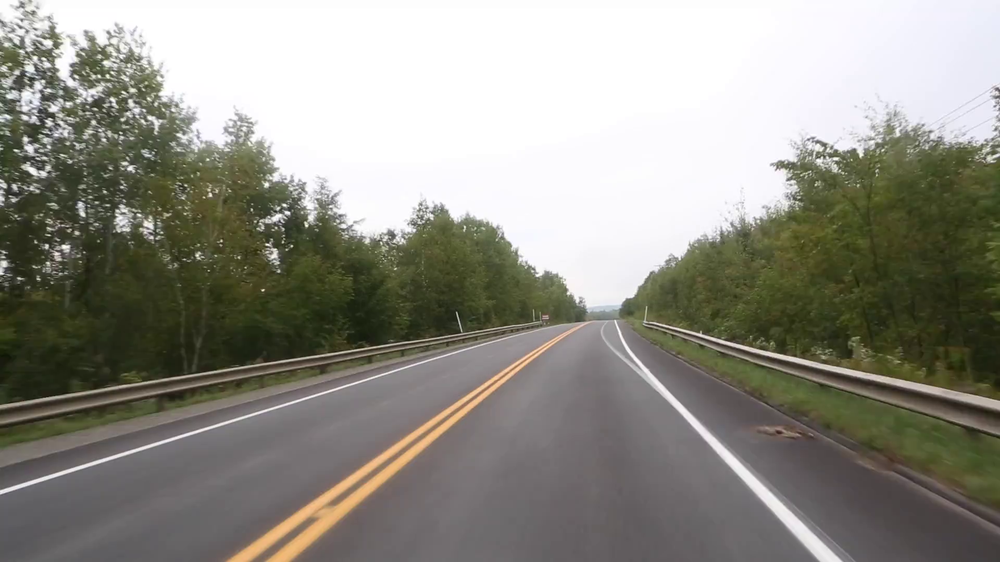
#> input picture data/test_1.png, 1000 x 562 px, shrunk from 1920 x 1080 before the run
$ python main.py
#> lines starting #> are read from the running program, lines starting #| are printed output that depends on the picture; after the words box and inside, x2 and y2 are one past the last pixel; in counts of white or black regions, pixels touching at a corner belong together
import numpy as np
import cv2
import matplotlib.pyplot as plt

image = cv2.imread("../data/test_1.png")
#> image is the input picture: shape (562, 1000, 3); mean B, G, R 133.6, 142.9, 144.3
gray = cv2.cvtColor(image, cv2.COLOR_BGR2GRAY)
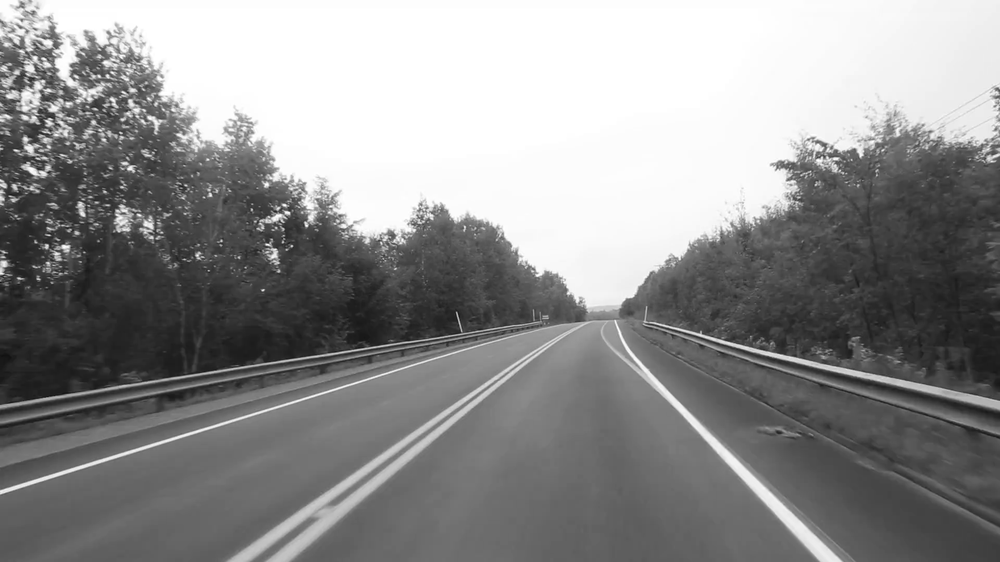
#> gray: shape (562, 1000); min 17, max 255, mean 142.3
gray = np.float32(gray)
dst = cv2.cornerHarris(gray, 2, 3, 0.01)
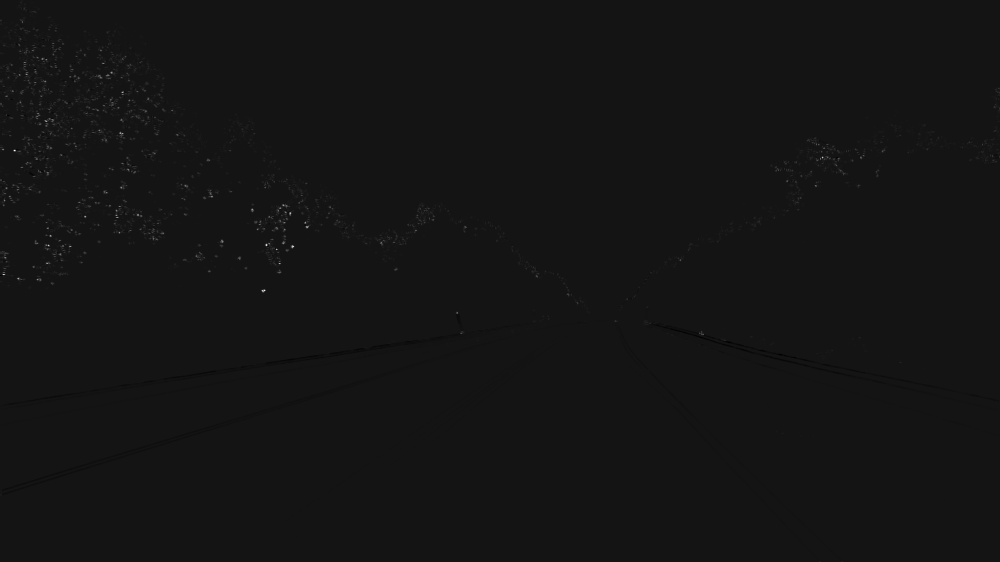
#> dst: shape (562, 1000) float32; min -4697207.5, max 54582908, mean 65214.2; drawn with min black and max white
ret, dst = cv2.threshold(dst, 0.06*dst.max(), 255, 0)
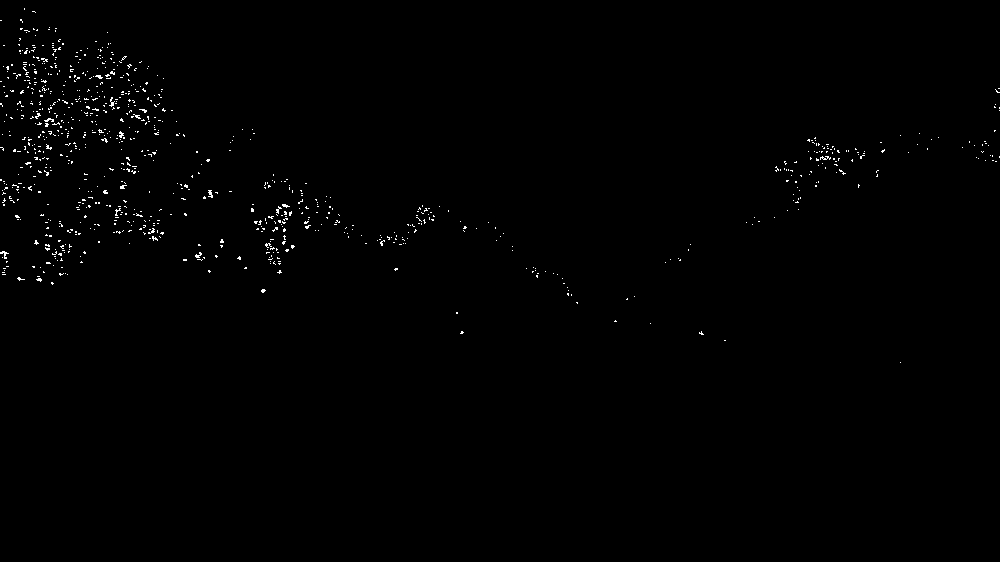
#> dst: shape (562, 1000) float32; 0.58% white in thin lines or dots, all inside (x1, y1, x2, y2) = (0, 8, 1000, 363)
#> ret = 3274974.5
dst = np.uint8(dst)
ret, labels, stats, centroids = cv2.connectedComponentsWithStats(dst)
#> labels: shape (562, 1000) int32; 880 distinct labels, from 0 to 879
#> ret = 880; stats = 880 rows, first 6: [0, 0, 1000, 562, 558733], [24, 8, 1, 2, 2], [32, 11, 4, 2, 4], [20, 19, 3, 4, 6], [0, 20, 2, 1, 2], [49, 27, 1, 1, 1]; centroids = 880 pairs, first value 0.5 to 999, second value 8.5 to 362
criteria = (cv2.TERM_CRITERIA_EPS + cv2.TERM_CRITERIA_MAX_ITER, 100, 0.001)
corners = cv2.cornerSubPix(gray, np.float32(
    centroids), (5, 5), (-1, -1), criteria)
#> corners = 880 pairs, first value 0.5 to 999.1, second value 7.31 to 361.6
points = []
for i in range(1, len(corners)):
    points.append(corners[i])
#> after the loop, points = 879 pairs, first value 0.5 to 999.1, second value 7.31 to 361.6

image[dst > 0.06*dst.max()] = [0, 255, 0]
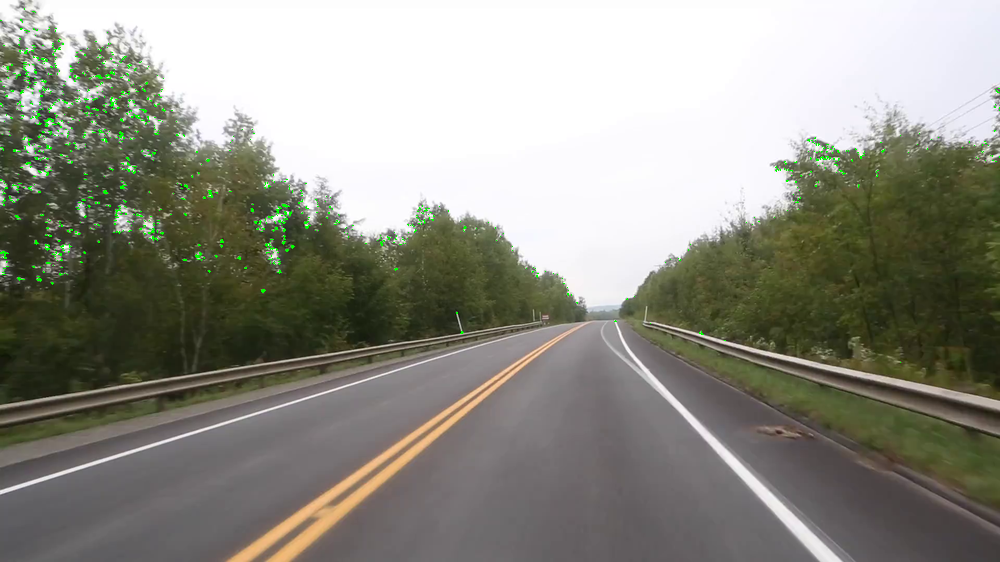
#> image: shape (562, 1000, 3); 0.58% of pixels changed, all inside (x1, y1, x2, y2) = (0, 8, 1000, 363)
for point in points:
    plt.scatter(point[0], point[1], c="g", s=5)
#> this loop made 879 passes
#> point on passes 1 to 3: [22.46, 7.31], [35.44, 9.76], [16.32, 21.04]

# plt.imshow(image)
plt.gca().invert_yaxis()
plt.show()
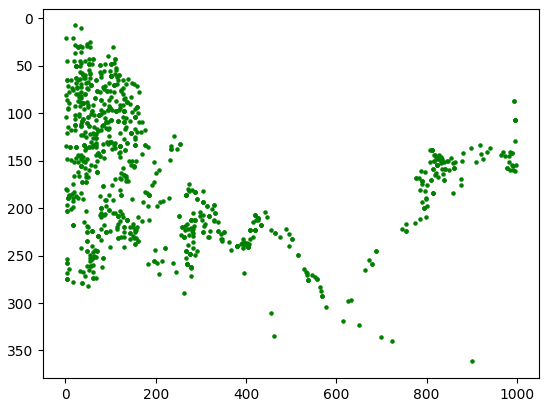
#> figure drawn by matplotlib, 1 panel
cv2.waitKey(0)
cv2.destroyAllWindows

$ run again, with data/image_1.png copied over data/test_1.png
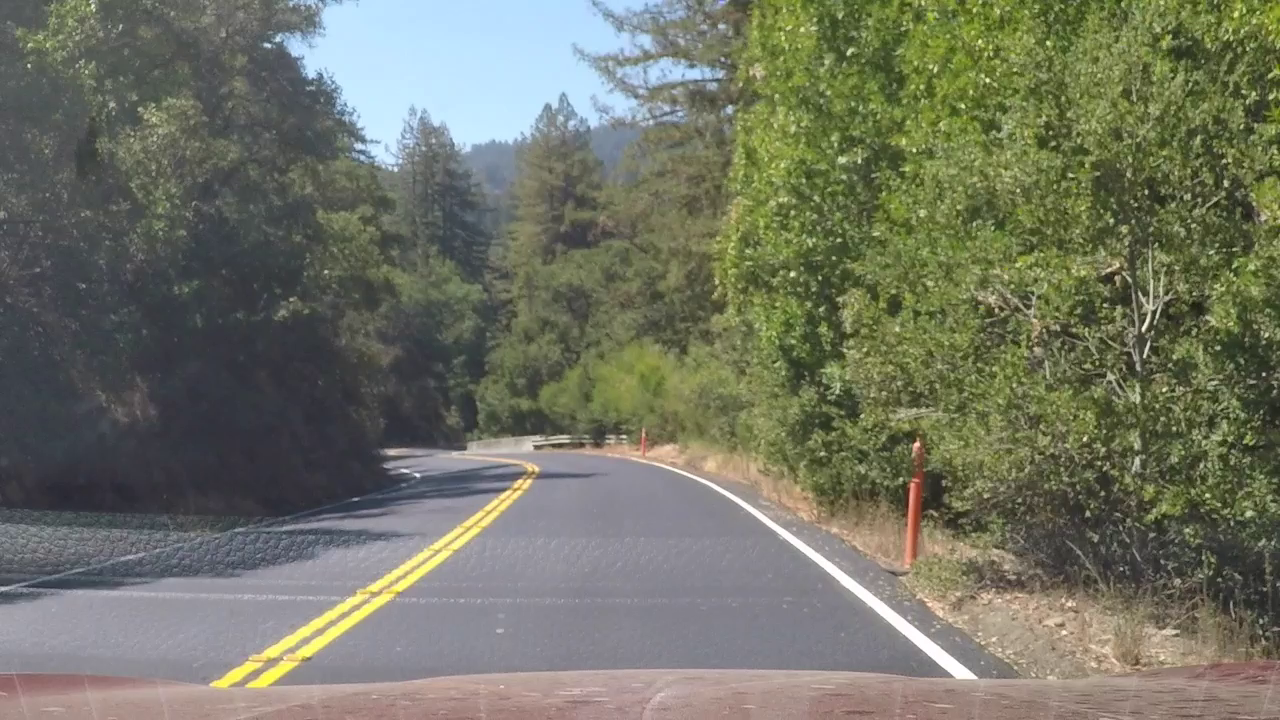
#> input picture data/image_1.png, 1280 x 720 px
#> image is the input picture: shape (720, 1280, 3); mean B, G, R 100.9, 116.7, 114.2
#> `ret, dst = cv2.threshold(dst, 0.06*dst.max(), 255, 0)`:
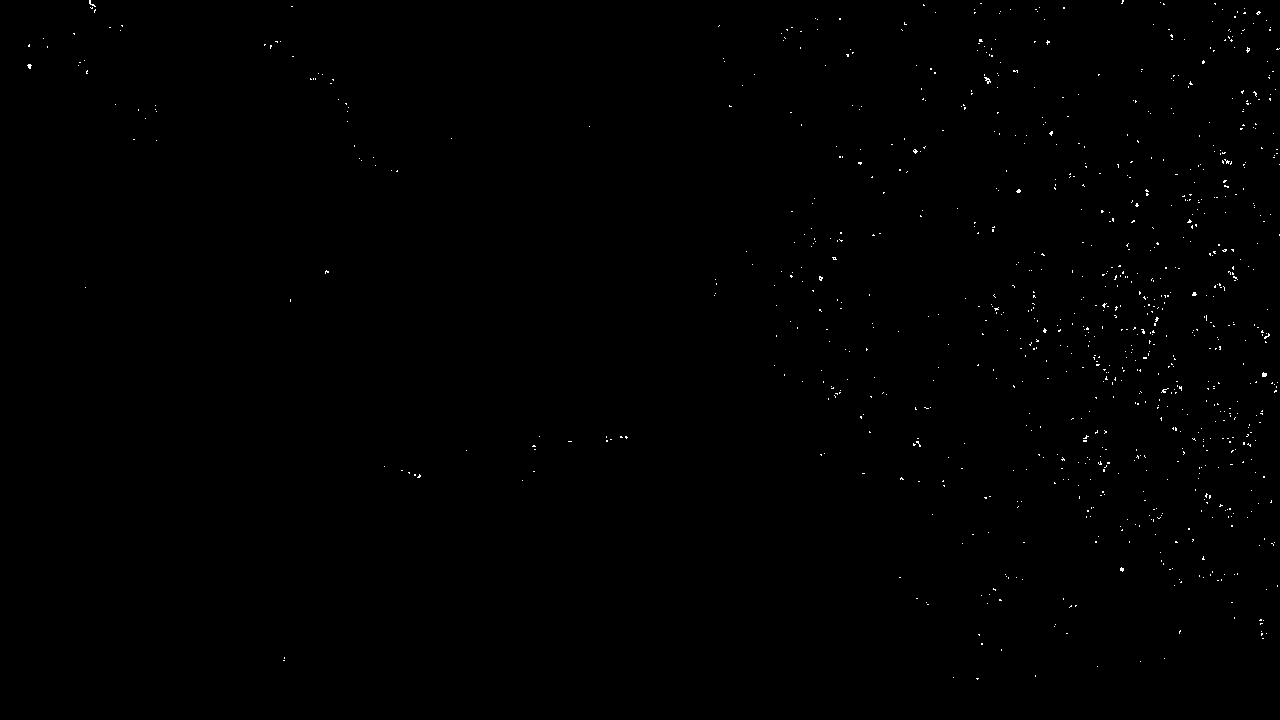
#> dst: shape (720, 1280) float32; 0.26% white in thin lines or dots
#> `ret, dst = cv2.threshold(dst, 0.06*dst.max(), 255, 0)`: ret = 1598179.7
#> labels: shape (720, 1280) int32; 900 distinct labels, from 0 to 899
#> `ret, labels, stats, centroids = cv2.connectedComponentsWithStats(dst)`: ret = 900; stats = 900 rows, first 6: [0, 0, 1280, 720, 919180], [89, 0, 7, 7, 17], [1121, 0, 3, 4, 7], [980, 3, 2, 1, 2], [1160, 2, 1, 1, 1], [1163, 3, 2, 2, 3]; centroids = 900 pairs, first value 28.6 to 1279, second value 1.43 to 678.2
#> corners = 900 pairs, first value 27.59 to 1279, second value 3.68 to 678.3
#> after the loop `for i in range(1, len(corners)):`: points = 899 pairs, first value 27.59 to 1279, second value 3.68 to 678.3
#> image: shape (720, 1280, 3); 0.26% of pixels changed, all inside (x1, y1, x2, y2) = (27, 0, 1280, 680)
#> the loop `for point in points:` made 899 passes
#> point on passes 1 to 3: [91.41, 3.68], [1119.8, 4.88], [978.9, 4.46]
#> `plt.show()`:
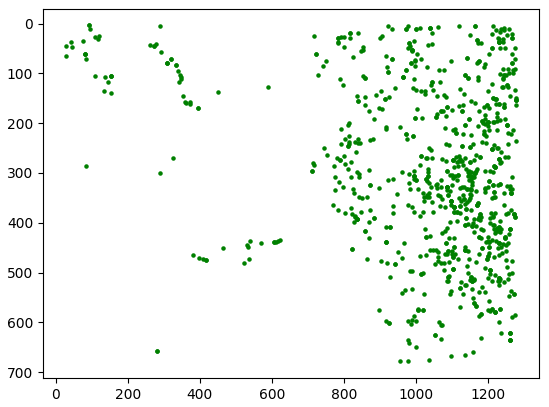
#> figure drawn by matplotlib, 1 panel
